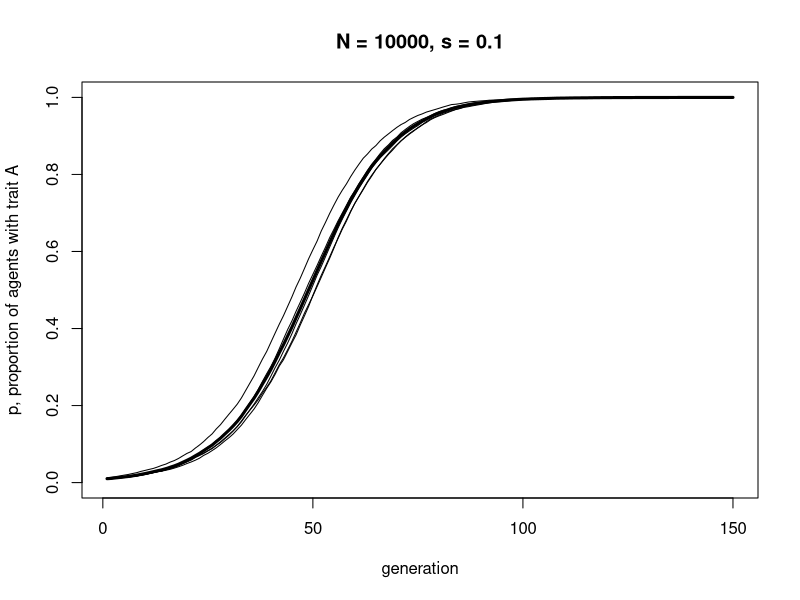
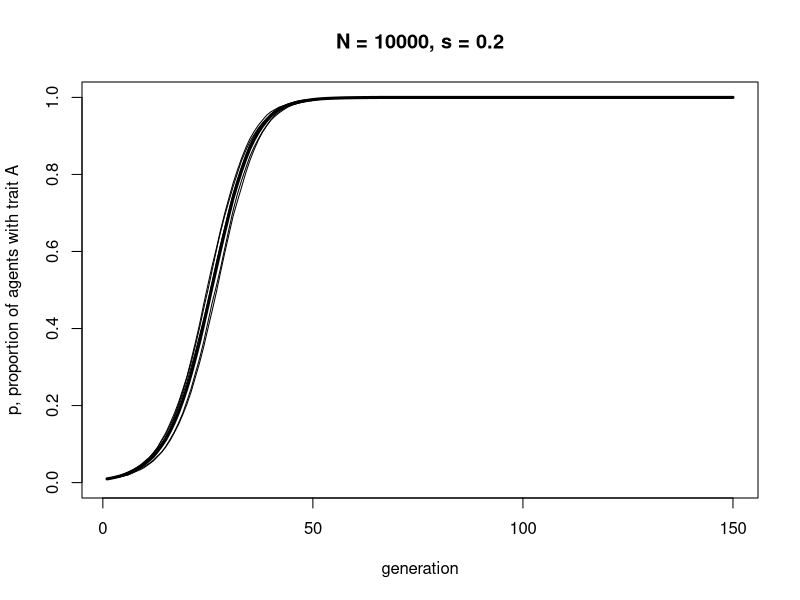
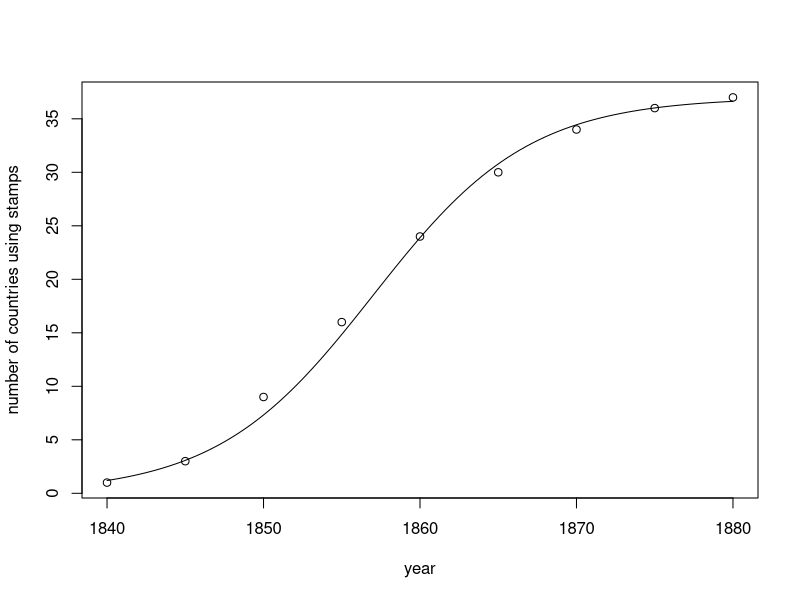
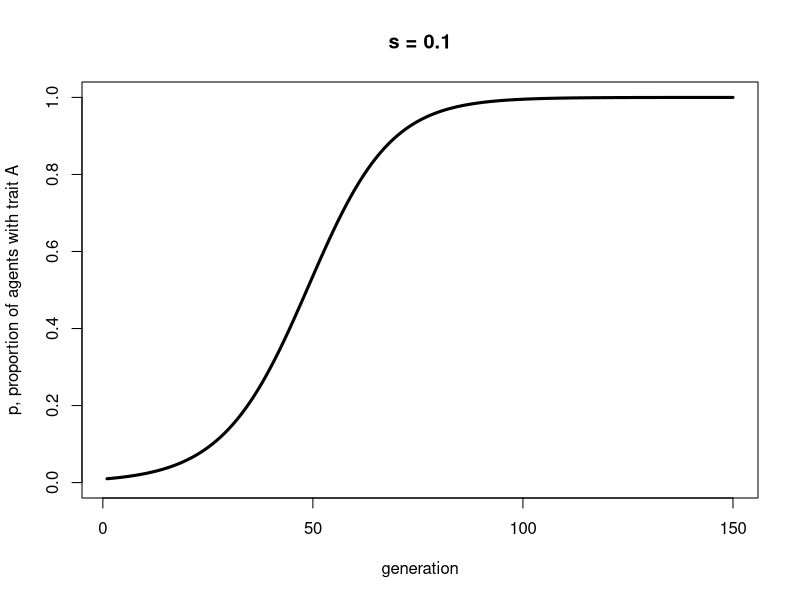

Recreate these plots in R, in order.
## ---- chunk 1

BiasedTransmission <- function (N, s, p_0, t_max, r_max) {
  
  # create a matrix with t_max rows and r_max columns, fill with NAs, convert to dataframe
  output <- as.data.frame(matrix(NA, t_max, r_max))  
  
  # purely cosmetic: rename the columns with run1, run2 etc.
  names(output) <- paste("run", 1:r_max, sep="")  

  for (r in 1:r_max) {
  
    # create first generation
    agent <- data.frame(trait = sample(c("A","B"), N, replace = TRUE, 
                        prob = c(p_0,1-p_0)), 
                        stringsAsFactors = FALSE)  
    
    # add first generation's p to first row of column r
    output[1,r] <- sum(agent$trait == "A") / N  
  
    for (t in 2:t_max) {
    
      # biased transmission
      
      # copy agent to previous_agent dataframe
      previous_agent <- agent  
      
      # for each agent, pick a random agent from the previous generation
      # as demonstrator and store their trait
      demonstrator_trait <- sample(previous_agent$trait, N, replace = TRUE)  
      
      # get N random numbers each between 0 and 1
      copy <- runif(N)  
      
      # if demonstrator has A and with probability s, copy A from demonstrator
      agent$trait[demonstrator_trait == "A" & copy < s] <- "A"  
    
      # get p and put it into output slot for this generation t and run r
      output[t,r] <- sum(agent$trait == "A") / N  
    
    }
  
  }

  # first plot a thick line for the mean p
  plot(rowMeans(output), 
       type = 'l', 
       ylab = "p, proportion of agents with trait A", 
       xlab = "generation", 
       ylim = c(0,1), 
       lwd = 3, 
       main = paste("N = ", N, ", s = ", s, sep = ""))

  for (r in 1:r_max) {  
    
    # add lines for each run, up to r_max
    lines(output[,r], type = 'l')  
    
  }

  output  # export data from function
}

## ---- chunk 2

data_model3 <- BiasedTransmission(N = 10000, s = 0.1, p_0 = 0.01, t_max = 150, r_max = 5)

## ---- chunk 3

data_model3 <- BiasedTransmission(N = 10000, s = 0.2, p_0 = 0.01, t_max = 150, r_max = 5)

## ---- chunk 4

# data from Pemberton (1936)
stamps <- data.frame(year = c(1840,1845,1850,1855,1860,1865,1870,1875,1880),
                     num_countries = c(1,3,9,16,24,30,34,36,37),
                     stringsAsFactors = FALSE)

plot(stamps$year, stamps$num_countries, 
     type = 'p', 
     ylab = "number of countries using stamps", 
     xlab = "year")

curve(37/(1+exp(-0.2*(x - 1857))), add = TRUE)

## ---- chunk 5
p <- rep(0, 150)
p[1] <- 0.01
s <- 0.1

for (i in 2:150) {
  p[i] <- p[i-1] + p[i-1]*(1-p[i-1])*s
}

plot(p, 
     type = 'l', 
     ylab = "p, proportion of agents with trait A", 
     xlab = "generation", 
     ylim = c(0,1), 
     lwd = 3, 
     main = paste("s = ", s, sep = ""))
